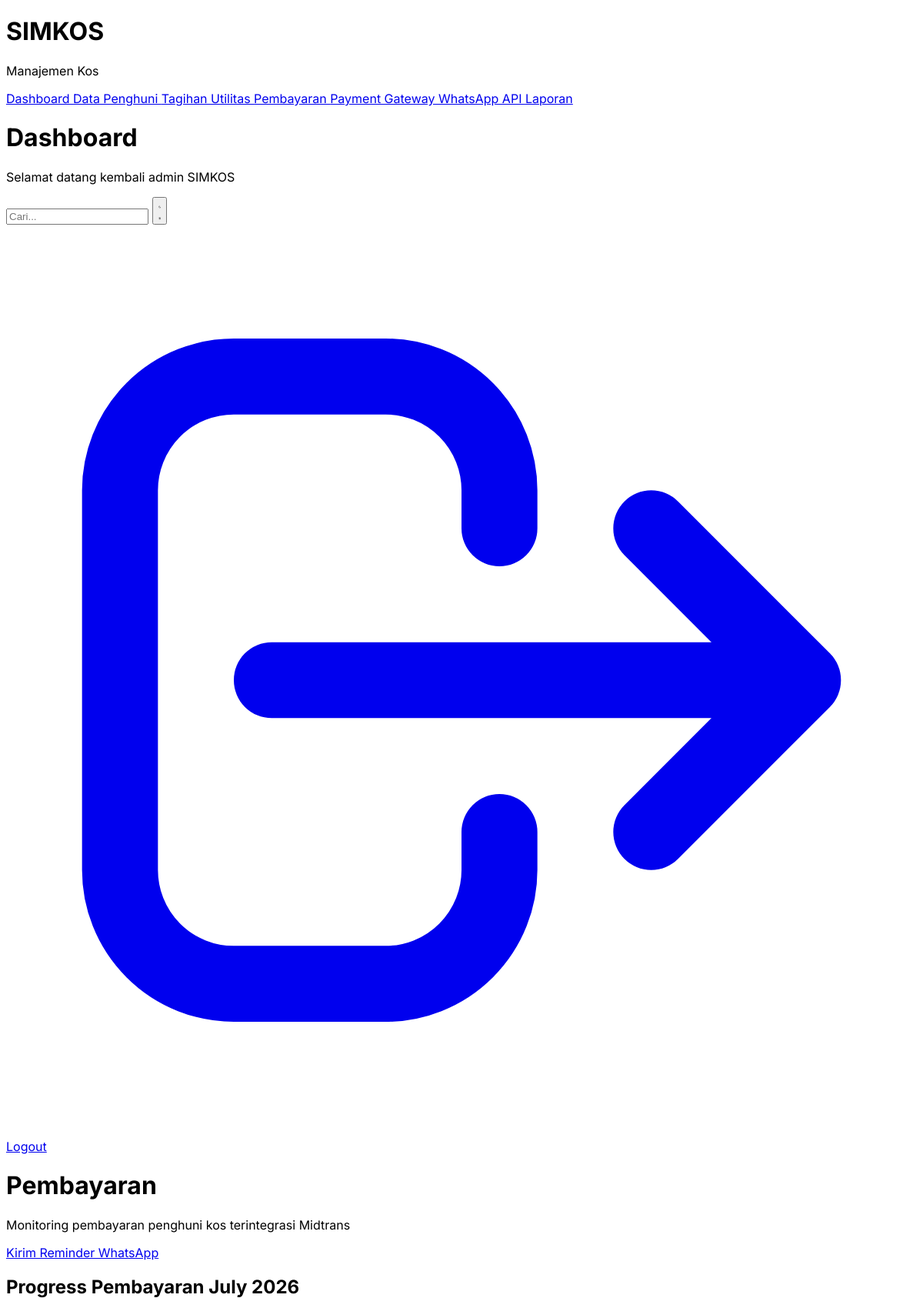
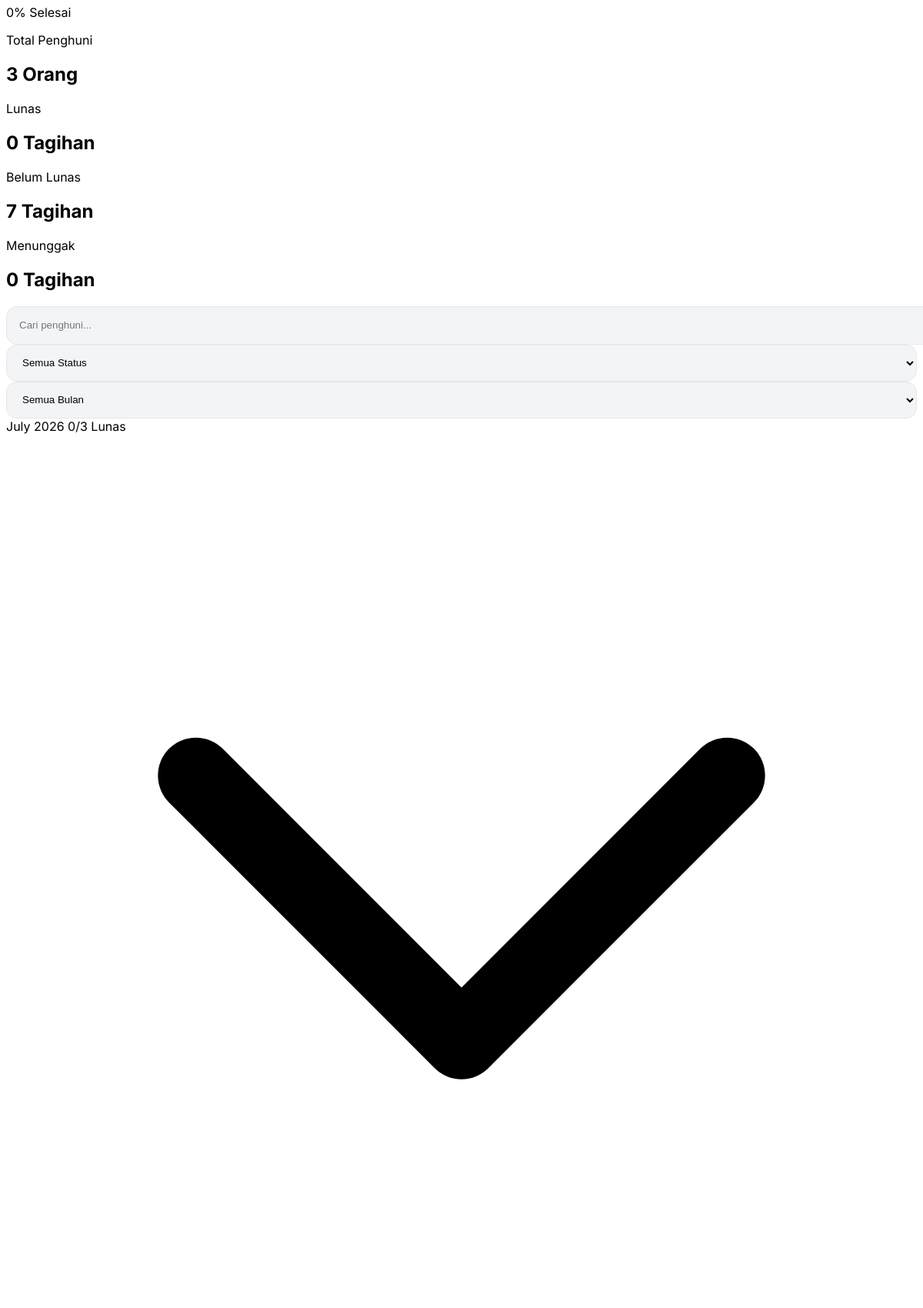
/pembayaran/index.php (signed in, upper part), run on the app's committed database (2 pictures, top to bottom).
### tables this page shows
CREATE TABLE `tagihan_utilitas` (
  `id` int(11) NOT NULL,
  `bulan` varchar(20) NOT NULL,
  `tahun` year(4) NOT NULL,
  `biaya_listrik` decimal(12,2) DEFAULT 0.00,
  `biaya_air` decimal(12,2) DEFAULT 0.00,
  `biaya_wifi` decimal(12,2) DEFAULT 0.00,
  `biaya_sampah` decimal(12,2) DEFAULT 0.00,
  `total_penghuni` int(11) NOT NULL,
  `total_tagihan` decimal(12,2) NOT NULL,
  `total_bobot` decimal(10,2) NOT NULL,
  `tarif_per_bobot` decimal(12,2) NOT NULL,
  `tenggat_pembayaran` date NOT NULL,
  `created_at` timestamp NOT NULL DEFAULT current_timestamp()
);

CREATE TABLE `detail_tagihan` (
  `id` int(11) NOT NULL,
  `tagihan_id` int(11) NOT NULL,
  `penghuni_id` int(11) NOT NULL,
  `bobot` decimal(3,1) NOT NULL,
  `nominal_tagihan` decimal(12,2) NOT NULL,
  `status_bayar` enum('Belum Bayar','Lunas') DEFAULT 'Belum Bayar',
  `midtrans_order_id` varchar(100) DEFAULT NULL,
  `midtrans_va_number` varchar(50) DEFAULT NULL,
  `midtrans_va_bank` varchar(20) DEFAULT NULL,
  `midtrans_transaction_id` varchar(100) DEFAULT NULL,
  `midtrans_expiry` datetime DEFAULT NULL,
  `tagihan_listrik` decimal(12,2) DEFAULT 0.00,
  `tagihan_wifi` decimal(12,2) DEFAULT 0.00,
  `tagihan_air` decimal(12,2) DEFAULT 0.00,
  `tagihan_sampah` decimal(12,2) DEFAULT 0.00
);

### pembayaran/index.php (the view, shortened to what this page needs)
<?php
include '../config/koneksi.php';
$totalPenghuni = mysqli_fetch_assoc(
    mysqli_query($conn,"SELECT COUNT(*) total FROM penghuni")
)['total'];
$totalLunas = mysqli_fetch_assoc(
    mysqli_query($conn,"SELECT COUNT(*) total FROM detail_tagihan WHERE status_bayar='Lunas'")
)['total'];
$totalBelumLunas = mysqli_fetch_assoc(
    mysqli_query($conn,"SELECT COUNT(*) total FROM detail_tagihan WHERE status_bayar='Belum Bayar'")
)['total'];
$totalMenunggak = mysqli_fetch_assoc(
    mysqli_query($conn,"SELECT COUNT(*) total FROM detail_tagihan WHERE status_bayar='Sebagian'")
)['total'];
require_once __DIR__ . '/../config/midtrans.php';
$rows = mysqli_query($conn, "
    SELECT dt.*, p.nama_lengkap, p.no_kamar, p.nik, p.no_hp,
           tu.bulan, tu.tahun, tu.tenggat_pembayaran
    FROM detail_tagihan dt
    JOIN penghuni p ON dt.penghuni_id = p.no
    JOIN tagihan_utilitas tu ON dt.tagihan_id = tu.id
    ORDER BY tu.tahun DESC,
             FIELD(tu.bulan,'January','February','March','April','May','June',
                            'July','August','September','October','November','December') DESC,
             p.no_kamar ASC
");
$months = [];
while ($row = mysqli_fetch_assoc($rows)) {
    $key = $row['tahun'] . '|' . $row['bulan'];
    $months[$key][] = $row;
}
$persentase = 0;
$latestLabel = '';
reset($months);
$latestKey = key($months);
if ($latestKey && isset($months[$latestKey])) {
    $latestMonth = $months[$latestKey];
    $totalLatest = count($latestMonth);
    $lunasLatest = count(array_filter($latestMonth, function($r) {
        return $r['status_bayar'] === 'Lunas';
    }));
    $persentase = $totalLatest > 0 ? round(($lunasLatest / $totalLatest) * 100) : 0;
    $latestLabel = $months[$latestKey][0]['bulan'] . ' ' . $months[$latestKey][0]['tahun'];
}
?>
<!DOCTYPE html>
<html lang="id">
<head>
  <?php include '../components/theme.php'; ?>
</head>
<body class="bg-gray-100 dark:bg-[#0f0f0f] text-gray-800 dark:text-white">
<?php include '../components/sidebar.php'; ?>
<div class="ml-64 p-8">
  <?php include '../components/topbar.php'; ?>
  <div class="mb-8 flex flex-col md:flex-row justify-between md:items-center gap-4">
    <div>
      <h1 class="text-3xl font-bold">Pembayaran</h1>
      <p class="text-gray-500 dark:text-gray-400 mt-2">Monitoring pembayaran penghuni kos terintegrasi Midtrans</p>
    </div>
    <div class="flex gap-3">
      <a href="kirim_reminder.php"
        class="px-5 py-3 rounded-2xl inline-block bg-green-600 text-white hover:bg-green-700 transition shadow-lg">
        Kirim Reminder WhatsApp
      </a>
    </div>
  </div>
  <div class="bg-white dark:bg-[#111] p-6 rounded-3xl shadow-xl border border-gray-100 dark:border-[#1f1f1f]">
    <div class="flex justify-between items-center mb-3">
      <h2 class="font-semibold">Progress Pembayaran <?= htmlspecialchars($latestLabel) ?></h2>
      <span class="text-sm text-green-600 font-medium"><?= $persentase ?>% Selesai</span>
    </div>
  </div>
  <div class="grid grid-cols-1 md:grid-cols-4 gap-6 mt-8 mb-8">
    <div class="bg-white dark:bg-[#111] p-6 rounded-3xl shadow-xl border border-gray-100 dark:border-[#1f1f1f]">
      <p class="text-sm text-gray-500 dark:text-gray-400">Total Penghuni</p>
      <h2 class="text-2xl font-bold text-blue-600 mt-3"><?= $totalPenghuni ?> Orang</h2>
    </div>
    <div class="bg-white dark:bg-[#111] p-6 rounded-3xl shadow-xl border border-gray-100 dark:border-[#1f1f1f]">
      <p class="text-sm text-gray-500 dark:text-gray-400">Lunas</p>
      <h2 class="text-2xl font-bold text-green-600 mt-3"><?= $totalLunas ?> Tagihan</h2>
    </div>
    <div class="bg-white dark:bg-[#111] p-6 rounded-3xl shadow-xl border border-gray-100 dark:border-[#1f1f1f]">
      <p class="text-sm text-gray-500 dark:text-gray-400">Belum Lunas</p>
      <h2 class="text-2xl font-bold text-yellow-500 mt-3"><?= $totalBelumLunas ?> Tagihan</h2>
    </div>
    <div class="bg-white dark:bg-[#111] p-6 rounded-3xl shadow-xl border border-gray-100 dark:border-[#1f1f1f]">
      <p class="text-sm text-gray-500 dark:text-gray-400">Menunggak</p>
      <h2 class="text-2xl font-bold text-red-600 mt-3"><?= $totalMenunggak ?> Tagihan</h2>
    </div>
  </div>
  <div class="bg-white dark:bg-[#111] p-6 rounded-3xl shadow-xl mb-8 border border-gray-100 dark:border-[#1f1f1f]">
    <div class="flex flex-col md:flex-row gap-4">
      <input type="text" id="searchInput" placeholder="Cari penghuni..." class="input md:w-1/3">
      <select id="statusFilter" class="input md:w-44">
        <option value="">Semua Status</option>
      </select>
      <select id="monthFilter" class="input md:w-44">
        <option value="">Semua Bulan</option>
      </select>
    </div>
  </div>
  <div class="space-y-4" id="accordionContainer">
<?php $first = true; ?>
<?php foreach ($months as $key => $items): ?>
  <?php
    $totalItems = count($items);
    $lunasItems = count(array_filter($items, fn($r) => $r['status_bayar'] === 'Lunas'));
    $blnLabel = $items[0]['bulan'] . ' ' . $items[0]['tahun'];
  ?>
  <details class="month-group bg-white dark:bg-[#111] rounded-3xl shadow-xl border border-gray-100 dark:border-[#1f1f1f] overflow-hidden" <?= $first ? 'open' : '' ?> data-month="<?= htmlspecialchars($key) ?>">
    <summary class="flex items-center justify-between p-6 hover:bg-gray-50 dark:hover:bg-[#1a1a1a] transition">
      <div class="flex items-center gap-4">
        <span class="text-xl font-bold"><?= htmlspecialchars($blnLabel) ?></span>
        <span class="px-3 py-1 rounded-full text-xs font-medium bg-gray-100 dark:bg-[#222] text-gray-600 dark:text-gray-400">
          <?= $lunasItems ?>/<?= $totalItems ?> Lunas
        </span>
      </div>
      <svg class="w-5 h-5 text-gray-400 transition-transform" fill="none" stroke="currentColor" viewBox="0 0 24 24">
        <path stroke-linecap="round" stroke-linejoin="round" stroke-width="2" d="M19 9l-7 7-7-7"/>
      </svg>
    </summary>
  </details>
<?php $first = false; ?>
<?php endforeach; ?>
  </div>
</div>
</body>
</html>

### components/theme.php (style rules this page uses)
body { font-family:'Inter',sans-serif }

### pembayaran/index.php (style rules this page uses)
.input { width:100%;height:48px;padding:0 16px;border-radius:14px;background:#f3f4f6;border:1px solid #e5e7eb;outline:none }
details summary { cursor:pointer;list-style:none }

### data on the page
tagihan_utilitas: latestLabel "July 2026"
detail_tagihan: tagihan.tahun "July 2026", lunasItems "0", totalItems "3"

### other printed values
$persentase "0"
$totalPenghuni "3"
$totalLunas "0"
$totalBelumLunas "7"
$totalMenunggak "0"
